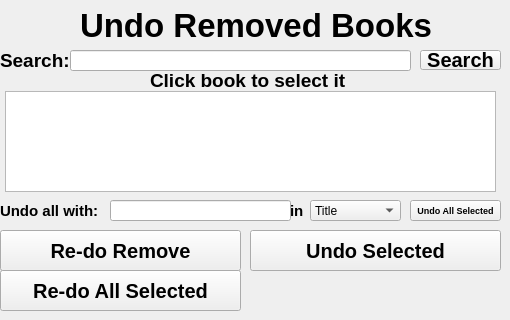
    <widget class="QWidget" name="page_6">
     <widget class="QLabel" name="label_17">
      <property name="geometry">
       <rect>
        <x>80</x>
        <y>0</y>
        <width>361</width>
        <height>51</height>
       </rect>
      </property>
      <property name="font">
       <font>
        <pointsize>25</pointsize>
        <bold>true</bold>
       </font>
      </property>
      <property name="text">
       <string>Undo Removed Books</string>
      </property>
     </widget>
     <widget class="QLineEdit" name="txtValue_undobooks">
      <property name="geometry">
       <rect>
        <x>110</x>
        <y>200</y>
        <width>181</width>
        <height>21</height>
       </rect>
      </property>
      <property name="font">
       <font>
        <pointsize>9</pointsize>
        <bold>true</bold>
       </font>
      </property>
     </widget>
     <widget class="QLabel" name="label_64">
      <property name="geometry">
       <rect>
        <x>150</x>
        <y>70</y>
        <width>241</width>
        <height>21</height>
       </rect>
      </property>
      <property name="font">
       <font>
        <pointsize>14</pointsize>
        <bold>true</bold>
       </font>
      </property>
      <property name="text">
       <string>Click book to select it</string>
      </property>
     </widget>
     <widget class="QLabel" name="label_65">
      <property name="geometry">
       <rect>
        <x>0</x>
        <y>50</y>
        <width>71</width>
        <height>21</height>
       </rect>
      </property>
      <property name="font">
       <font>
        <pointsize>14</pointsize>
        <bold>true</bold>
       </font>
      </property>
      <property name="text">
       <string>Search:</string>
      </property>
     </widget>
     <widget class="QLineEdit" name="txtSearch_undobooks">
      <property name="geometry">
       <rect>
        <x>70</x>
        <y>50</y>
        <width>341</width>
        <height>21</height>
       </rect>
      </property>
      <property name="font">
       <font>
        <pointsize>14</pointsize>
        <bold>true</bold>
       </font>
      </property>
      <property name="text">
       <string/>
      </property>
     </widget>
     <widget class="QPushButton" name="btnRedoRemove_undobooks">
      <property name="geometry">
       <rect>
        <x>0</x>
        <y>230</y>
        <width>241</width>
        <height>41</height>
       </rect>
      </property>
      <property name="font">
       <font>
        <pointsize>15</pointsize>
        <bold>true</bold>
       </font>
      </property>
      <property name="text">
       <string>Re-do Remove</string>
      </property>
     </widget>
     <widget class="QPushButton" name="btnUndoSelected_undobooks">
      <property name="geometry">
       <rect>
        <x>250</x>
        <y>230</y>
        <width>251</width>
        <height>41</height>
       </rect>
      </property>
      <property name="font">
       <font>
        <pointsize>15</pointsize>
        <bold>true</bold>
       </font>
      </property>
      <property name="text">
       <string>Undo Selected</string>
      </property>
     </widget>
     <widget class="QPushButton" name="btnSearch_undobooks">
      <property name="geometry">
       <rect>
        <x>420</x>
        <y>50</y>
        <width>81</width>
        <height>20</height>
       </rect>
      </property>
      <property name="font">
       <font>
        <pointsize>15</pointsize>
        <bold>true</bold>
       </font>
      </property>
      <property name="text">
       <string>Search</string>
      </property>
     </widget>
     <widget class="QPushButton" name="btnUndoAll_undobooks">
      <property name="geometry">
       <rect>
        <x>410</x>
        <y>200</y>
        <width>91</width>
        <height>21</height>
       </rect>
      </property>
      <property name="font">
       <font>
        <pointsize>7</pointsize>
        <bold>true</bold>
       </font>
      </property>
      <property name="text">
       <string>Undo All Selected</string>
      </property>
     </widget>
     <widget class="QListWidget" name="lstSearch_undobooks">
      <property name="geometry">
       <rect>
        <x>5</x>
        <y>91</y>
        <width>491</width>
        <height>101</height>
       </rect>
      </property>
     </widget>
     <widget class="QLabel" name="label_66">
      <property name="geometry">
       <rect>
        <x>0</x>
        <y>200</y>
        <width>111</width>
        <height>21</height>
       </rect>
      </property>
      <property name="font">
       <font>
        <pointsize>11</pointsize>
        <bold>true</bold>
       </font>
      </property>
      <property name="text">
       <string>Undo all with:</string>
      </property>
     </widget>
     <widget class="QLabel" name="label_67">
      <property name="geometry">
       <rect>
        <x>290</x>
        <y>200</y>
        <width>16</width>
        <height>21</height>
       </rect>
      </property>
      <property name="font">
       <font>
        <pointsize>11</pointsize>
        <bold>true</bold>
       </font>
      </property>
      <property name="text">
       <string>in</string>
      </property>
     </widget>
     <widget class="QComboBox" name="cboValue_undobooks">
      <property name="geometry">
       <rect>
        <x>310</x>
        <y>200</y>
        <width>91</width>
        <height>21</height>
       </rect>
      </property>
      <item>
       <property name="text">
        <string>Title</string>
       </property>
      </item>
      <item>
       <property name="text">
        <string>Author</string>
       </property>
      </item>
      <item>
       <property name="text">
        <string>ID</string>
       </property>
      </item>
      <item>
       <property name="text">
        <string>Location</string>
       </property>
      </item>
      <item>
       <property name="text">
        <string>Category</string>
       </property>
      </item>
      <item>
       <property name="text">
        <string>Status</string>
       </property>
      </item>
     </widget>
     <widget class="QPushButton" name="btnRedoAllSelected_undobooks">
      <property name="geometry">
       <rect>
        <x>0</x>
        <y>270</y>
        <width>241</width>
        <height>41</height>
       </rect>
      </property>
      <property name="font">
       <font>
        <pointsize>15</pointsize>
        <bold>true</bold>
       </font>
      </property>
      <property name="text">
       <string>Re-do All Selected</string>
      </property>
     </widget>
    </widget>
